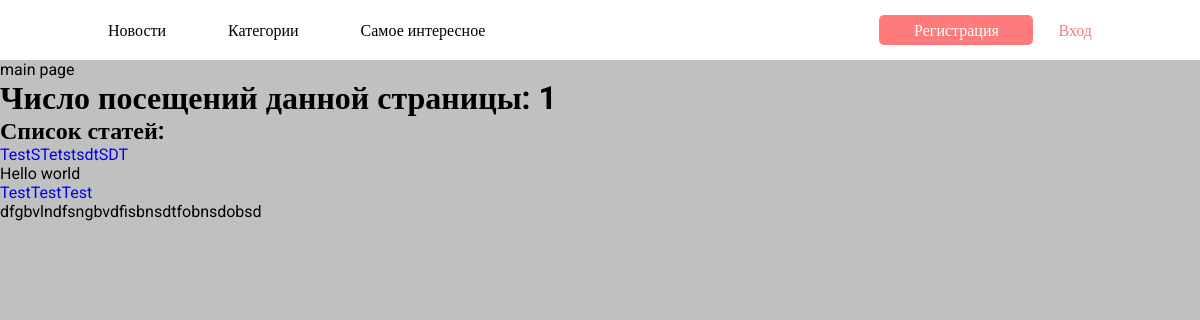
The page /index on the database as committed earlier.
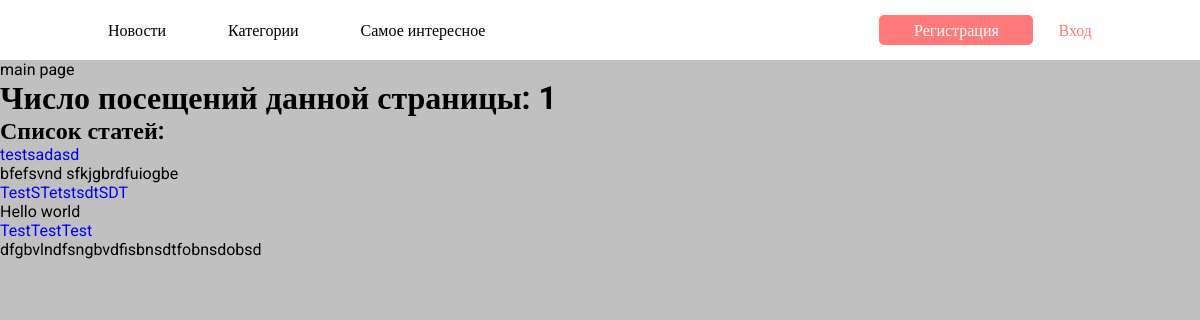
The same page on the database as committed later.
### tables this page shows
CREATE TABLE posts (id integer PRIMARY KEY AUTOINCREMENT, title text NOT NULL, text text NOT NULL, url text NOT NULL, time integer NOT NULL);

### app.py (the view)
@app.route("/")
@app.route("/index")
def index():
    if 'visits' in session:
        session['visits'] = session.get('visits') + 1
    else:
        session['visits'] = 1
    db = get_db()
    dbase = FDataBase(db)
    print(type(dbase.getMenu()))
    return render_template('index.html', title="test", menu=dbase.getMenu(), num = num, posts=dbase.getPostsAnonce(), visits=session['visits'])

### FDataBase.py (called while the page is built)
    def getMenu(self):
        sql = '''SELECT * FROM mainmenu'''
        try:
            self.__cur.execute(sql)
            res = self.__cur.fetchall()
            if res: return res
        except:
            print("Ошибка чтения")
        return []

    def getPostsAnonce(self):
        try:
            self.__cur.execute(f"SELECT id, title, text, url FROM posts ORDER BY time DESC")
            res = self.__cur.fetchall()
            if res: return res
        except sqlite3.Error as e:
            print("Ошибка получения статьи из БД"+str(e))
        return []

### app.py (called while the page is built)
def get_db():
    if not hasattr(g, 'link_db'):
        g.link_db = connect_db()
    else:
        print('бд подключена')
    return g.link_db

def connect_db():
    conn = sqlite3.connect(app.config['DATABASE'])
    conn.row_factory = sqlite3.Row
    return conn

@app.before_request
def before_request():
    global dbase
    db = get_db()
    dbase = FDataBase(db)

### templates/index.html (shortened to what this page needs)
{% extends 'base.html' %}
{% block content %}
{{ super() }}
<p>main page</p>
<h1>Число посещений данной страницы: {{ visits }}</h1>
<h2>Список статей:</h2>
<ul>
{% for p in posts %}
<li><a href="{{ url_for('showPost', alias=p.url)}}">{{p.title}}</a></li>
<p>{{ p.text[:50] | striptags }}</p>
{% endfor %}
</ul>
{% endblock %}

### templates/base.html (shortened to what this page needs)
<!DOCTYPE html>
<html lang="en">
<head>
    {% block title %}
    <link rel="stylesheet" href="{{ url_for('static', filename='css/style.css')}}">
    {% endblock %}
</head>
<body>
    {% block content %}
    <header>
        <div class="header__wrapper">
            <nav class="menu">
                <ul class="menu__list">
                    <a href="/" class="menu__list__item""><li>Новости</li></a>
                    <a href="{{url_for('addPost')}}" class="menu__list__item""><li>Категории</li></a>
                    <a href="{{url_for('addPost')}}" class="menu__list__item""><li>Самое интересное</li></a>
                </ul>
            </nav>
            <div class="buttons__regist">
                <a class="regist" href="/registration">Регистрация</a>
                <a href="/login" class="enter">Вход</a>
            </div>
        </header>
    {% endblock %}
</body>
</html>

### static/css/style.css (style rules this page uses)
* { margin: 0; padding: 0; font-family: 'Roboto'; }
a { text-decoration: none; }
body { background-color: silver; }
header { background-color: white; display: flex; justify-content: center; }
.header__wrapper { width: 82%; height: 60px; display: flex; justify-content: space-between; align-items: center; }
.menu { font-size: 16px; color: black; }
.menu__list { display: flex; list-style: none; }
.menu__list__item { margin-right: 62px; color: black; }
.buttons__regist { display: flex; align-items: center; }
.regist { display: flex; justify-content: center; align-items: center; top: 50%; left: 50%; width: 154px; height: 30px; border: none; background: #FF7A7A; color: white; border-radius: 5px; margin-right: 25px; font-size: 16px; }
.enter { font-size: 16px; color: #FF7A7A; }

Rows that differ between the two databases and show on the page:
added posts: title "testsadasd", text "bfefsvnd sfkjgbrdfuiogbe"
